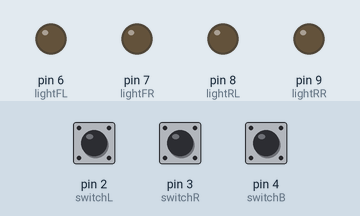
Bench run of a sketch on a simulated Arduino Uno, built with avr-gcc and run on an emulated ATmega328P. Parts: output pins drawn as LEDs (lit = HIGH). Dashed ring = blinking. The inputs (shaded band) are chosen by the test bench; at power-on: pin 4 (switchB) HIGH, pin 2 (switchL) HIGH, pin 3 (switchR) HIGH.

Above: at 1.2 s.
1.3 s: pin 4 (switchB) pulled LOW for 1 s
At 1.45 s:
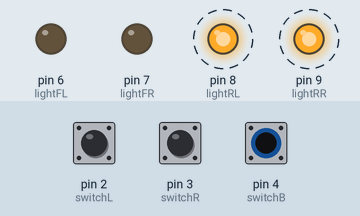
4.3 s: pin 2 (switchL) pulled LOW for 3.2 s
At 4.85 s:
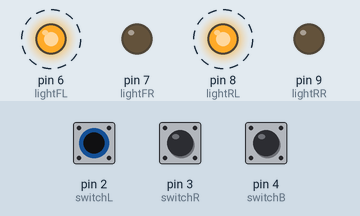
9.0 s: pin 3 (switchR) pulled LOW for 1 s
At 9.8 s:
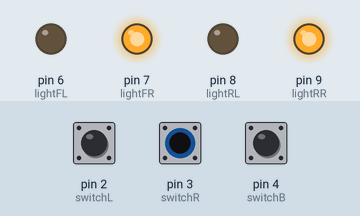
11.5 s: pin 3 (switchR) pulled LOW for 3.2 s
At 15.9 s:
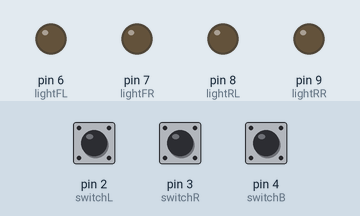
16.2 s: pin 4 (switchB) pulled LOW for 3.2 s
At 17.9 s:
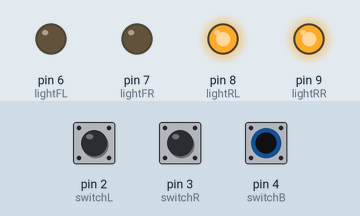
20.9 s: pin 2 (switchL) driven LOW and pin 4 (switchB) driven LOW
At 21.45 s:
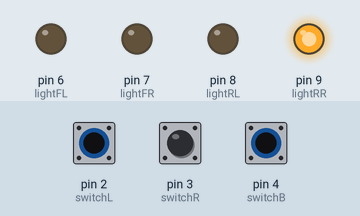
Timing chart, 0 to 24.9 s (numbered marks = the images above; inputs shaded):
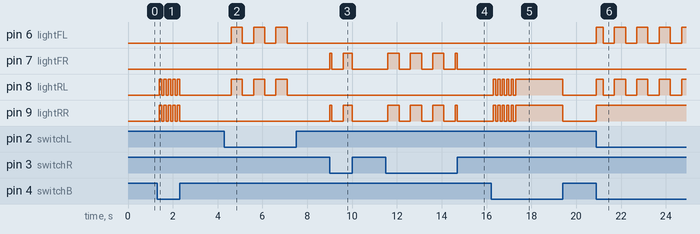

Measured:
- after the input at 1.3 s, pin 8 (lightRL), pin 9 (lightRR): alternates HIGH for 0.10 s and LOW for 0.10 s, 10 changes in all, then stays LOW, starting after 0.10 s
- after the input at 4.3 s, pin 6 (lightFL), pin 8 (lightRL): alternates HIGH for 0.50 s and LOW for 0.50 s, 6 changes in all, then stays LOW, starting after 0.30 s
- after the input at 9.0 s, pin 7 (lightFR), pin 9 (lightRR): LOW → HIGH at once, → LOW 0.10 s later, → HIGH 0.50 s later, → LOW 0.40 s later
- after the input at 11.5 s, pin 7 (lightFR), pin 9 (lightRR): goes 3 × (HIGH 0.50 s, LOW 0.50 s), HIGH 0.10 s, then LOW, starting after 0.10 s
- after the input at 16.2 s, pin 8 (lightRL), pin 9 (lightRR): goes 5 × (HIGH 0.10 s, LOW 0.10 s), HIGH 2.1 s, then LOW, starting after 0.10 s
- after the input at 20.9 s, pin 6 (lightFL), pin 8 (lightRL): LOW → HIGH at once, then repeats every 1.0 s: LOW 0.50 s, HIGH 0.50 s; pin 9 (lightRR): LOW → HIGH at once

The sketch:

BikeLights.ino
```cpp
#define switchL 2
#define switchR 3
#define switchB 4
#define lightFL 6
#define lightFR 7
#define lightRL 8
#define lightRR 9

unsigned long Time; //what the current time is
bool isontime; //if blinker should be on or off
int flshcntr; //how many times it's flashed
int flserstate; //the flasher state

void setup() {

  for(int i=2;i<5;i++){  //Inputs switchL,switchR,switchB
    pinMode(i,INPUT);
    digitalWrite(i,HIGH);
  }
  for(int i=6;i<10;i++){ //outputs for lights
    pinMode(i,OUTPUT);
  }
}

void loop() {

  //see if this is an ontime or off time for the blinker
  unsigned long curr = millis();
  if(curr-Time>=500){
    isontime =!isontime;
    Time = curr;
  }
  int blnk = isontime ? HIGH:LOW;

  bool L = digitalRead(switchL)==LOW;
  bool R = digitalRead(switchR)==LOW;
  bool B = digitalRead(switchB)==LOW;
  if (!B)flshcntr=0;


  if(B && !L && !R){ //this should flash
    digitalWrite(lightFL,LOW);
    digitalWrite(lightFR,LOW);

    if(flshcntr<=10){
        digitalWrite(lightRL,flserstate);
        digitalWrite(lightRR,flserstate);
        flshcntr++;
        flserstate = flserstate ? LOW:HIGH;
        delay(100);
    }else{
        digitalWrite(lightRL,HIGH);
        digitalWrite(lightRR,HIGH);
    }
  }else if(B && L){ //right break on solid, left flashes
    digitalWrite(lightFL,blnk);
    digitalWrite(lightFR,LOW);
    digitalWrite(lightRL,blnk);
    digitalWrite(lightRR,HIGH);
  }else if(B && R){ //left break on solid, right flashes
    digitalWrite(lightFL,LOW);
    digitalWrite(lightFR,blnk);
    digitalWrite(lightRL,HIGH);
    digitalWrite(lightRR,blnk);
  }else if(!B && L){ //left flashes
    digitalWrite(lightFL,blnk);
    digitalWrite(lightFR,LOW);
    digitalWrite(lightRL,blnk);
    digitalWrite(lightRR,LOW);
  }else if(!B && R){ //right flashes
    digitalWrite(lightFL,LOW);
    digitalWrite(lightFR,blnk);
    digitalWrite(lightRL,LOW);
    digitalWrite(lightRR,blnk);
  }else{ //no break or turn signals, fronts stay on as marker signals
    digitalWrite(lightFL,LOW);
    digitalWrite(lightFR,LOW);
    digitalWrite(lightRL,LOW);
    digitalWrite(lightRR,LOW);
  }

}
```
